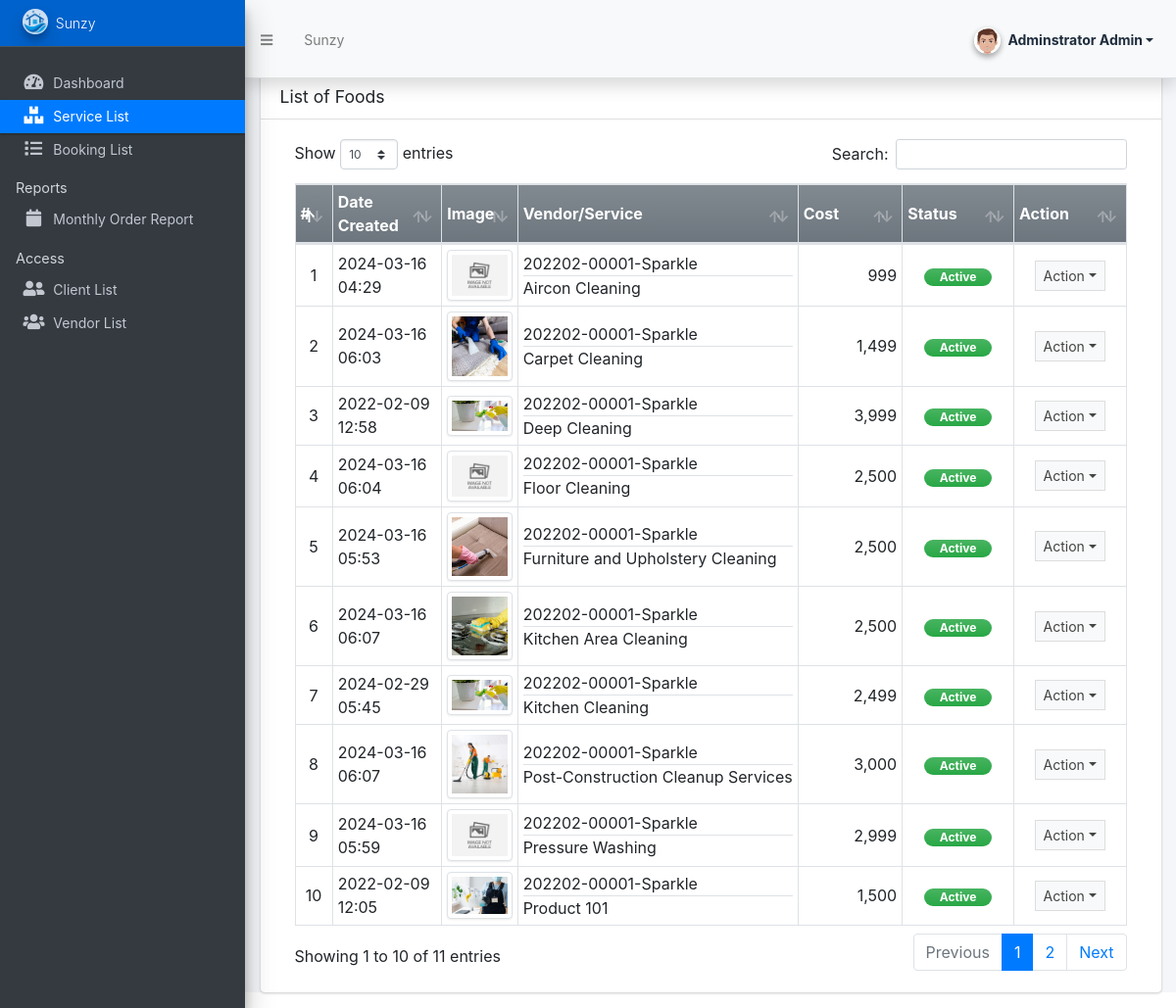
Page /admin/?page=products (signed in) on the committed database.
### tables this page shows
CREATE TABLE `product_list` (
  `id` int(30) NOT NULL,
  `vendor_id` int(30) DEFAULT NULL,
  `category_id` int(30) DEFAULT NULL,
  `name` text NOT NULL,
  `description` text NOT NULL,
  `price` double NOT NULL DEFAULT 0,
  `image_path` text DEFAULT NULL,
  `status` tinyint(1) NOT NULL DEFAULT 1,
  `delete_flag` tinyint(1) NOT NULL DEFAULT 0,
  `date_created` datetime NOT NULL DEFAULT current_timestamp(),
  `date_updated` datetime DEFAULT NULL ON UPDATE current_timestamp()
);

CREATE TABLE `vendor_list` (
  `id` int(30) NOT NULL,
  `code` varchar(100) NOT NULL,
  `shop_type_id` int(30) NOT NULL,
  `shop_name` text NOT NULL,
  `shop_owner` text NOT NULL,
  `contact` text NOT NULL,
  `username` text NOT NULL,
  `password` text NOT NULL,
  `avatar` text DEFAULT NULL,
  `status` tinyint(1) NOT NULL DEFAULT 1,
  `delete_flag` tinyint(1) NOT NULL DEFAULT 0,
  `date_created` datetime NOT NULL DEFAULT current_timestamp(),
  `date_updated` datetime DEFAULT NULL ON UPDATE current_timestamp()
);

### config.php (called while the page is built, shortened)
<?php
function validate_image($file){
    $file = explode("?",$file)[0];
	if(!empty($file)){
		if(is_file(base_app.$file)){
			return base_url.$file;
		}else{
			return base_url.'dist/img/no-image-available.png';
		}
	}else{
		return base_url.'dist/img/no-image-available.png';
	}
}
function format_num($number = 0, $max_decimal = ''){
    if(is_numeric($number)){
        $ex = explode('.',$number);
        $dec = isset($ex[1]) ? strlen($ex[1]) : 0;
        if(empty($max_decimal) || (is_numeric($max_decimal) && $max_decimal >= $dec)){
            return number_format($number,$dec);
        }else{
            if(is_numeric($max_decimal))
                return number_format($number,$max_decimal);
            else
                return "Invalid Maximum Decimal";
        }
    }else{
        return "Invalid Number";
    }
}
?>

### admin/products/index.php (the view, shortened to what this page needs)
<div class="card card-outline card-primary">
	<div class="card-header">
		<h3 class="card-title">List of Foods</h3>
	</div>
	<div class="card-body">
		<div class="container-fluid">
        <div class="container-fluid">
			<table class="table table-bordered table-stripped">
				<colgroup>
					<col width="5%">
					<col width="15%">
					<col width="10%">
					<col width="25%">
					<col width="15%">
					<col width="15%">
					<col width="15%">
				</colgroup>
				<thead>
					<tr class="bg-gradient-secondary">
						<th>#</th>
						<th>Date Created</th>
						<th>Image</th>
						<th>Vendor/Service</th>
						<th>Cost</th>
						<th>Status</th>
						<th>Action</th>
					</tr>
				</thead>
				<tbody>
					<?php
					$i = 1;
						$qry = $conn->query("SELECT p.*,v.code, v.shop_name as `vendor` from `product_list` p inner join vendor_list v on p.vendor_id = v.id where p.delete_flag = 0 order by p.`name` asc ");
						while($row = $qry->fetch_assoc()):
					?>
						<tr>
							<td class="text-center"><?php echo $i++; ?></td>
							<td><?php echo date("Y-m-d H:i",strtotime($row['date_created'])) ?></td>
							<td class="text-center"><img src="<?= validate_image($row['image_path']) ?>" alt="Product Image" class="border border-gray img-thumbnail product-img"></td>
							<td>
								<div class="border-bottom text-truncate"><?= $row['code'].'-'.$row['vendor'] ?></div>
								<div class="text-truncate"><?= $row['name'] ?></div>
							</td>
							<td class="text-right"><?php echo format_num($row['price']) ?></td>
							<td class="text-center">
                                <?php if($row['status'] == 1): ?>
                                    <span class="badge badge-success bg-gradient-success px-3 rounded-pill">Active</span>
                                <?php else: ?>
                                    <span class="badge badge-danger bg-gradient-danger px-3 rounded-pill">Inactive</span>
                                <?php endif; ?>
                            </td>
							<td align="center">
								 <button type="button" class="btn btn-flat btn-default btn-sm dropdown-toggle dropdown-icon" data-toggle="dropdown">
				                  		Action
				                  </button>
							</td>
						</tr>
					<?php endwhile; ?>
				</tbody>
			</table>
		</div>
		</div>
	</div>
</div>

### admin/products/index.php (style rules this page uses)
.product-img { width: calc(100%); height: auto; max-width: 5em; object-fit:scale-down; object-position:center center; }

### rows in the picture
product_list: date_created "2024-03-16 04:29", vendor.code "202202-00001", vendor.shop_name "Sparkle", name "Aircon Cleaning", price "999", status "Active"
product_list: date_created "2024-03-16 06:03", image_path (picture), vendor.code "202202-00001", vendor.shop_name "Sparkle", name "Carpet Cleaning", price "1,499", status "Active"
product_list: date_created "2022-02-09 12:58", image_path (picture), vendor.code "202202-00001", vendor.shop_name "Sparkle", name "Deep Cleaning", price "3,999", status "Active"
product_list: date_created "2024-03-16 06:04", vendor.code "202202-00001", vendor.shop_name "Sparkle", name "Floor Cleaning", price "2,500", status "Active"
product_list: date_created "2024-03-16 05:53", image_path (picture), vendor.code "202202-00001", vendor.shop_name "Sparkle", name "Furniture and Upholstery Cleaning", price "2,500", status "Active"
product_list: date_created "2024-03-16 06:07", image_path (picture), vendor.code "202202-00001", vendor.shop_name "Sparkle", name "Kitchen Area Cleaning", price "2,500", status "Active"
product_list: date_created "2024-02-29 05:45", image_path (picture), vendor.code "202202-00001", vendor.shop_name "Sparkle", name "Kitchen Cleaning", price "2,499", status "Active"
product_list: date_created "2024-03-16 06:07", image_path (picture), vendor.code "202202-00001", vendor.shop_name "Sparkle", name "Post-Construction Cleanup Services", price "3,000", status "Active"
product_list: date_created "2024-03-16 05:59", vendor.code "202202-00001", vendor.shop_name "Sparkle", name "Pressure Washing", price "2,999", status "Active"
product_list: date_created "2022-02-09 12:05", shows a picture, vendor.code "202202-00001", vendor.shop_name "Sparkle", name "Product 101", price "1,500", status "Active"

### other values in the picture
$_settings->info('name') "Sunzy"
$_settings->userdata('firstname').' '.$_settings->userdata('lastname') "Adminstrator Admin"
$_settings->info('short_name') "Sunzy"
